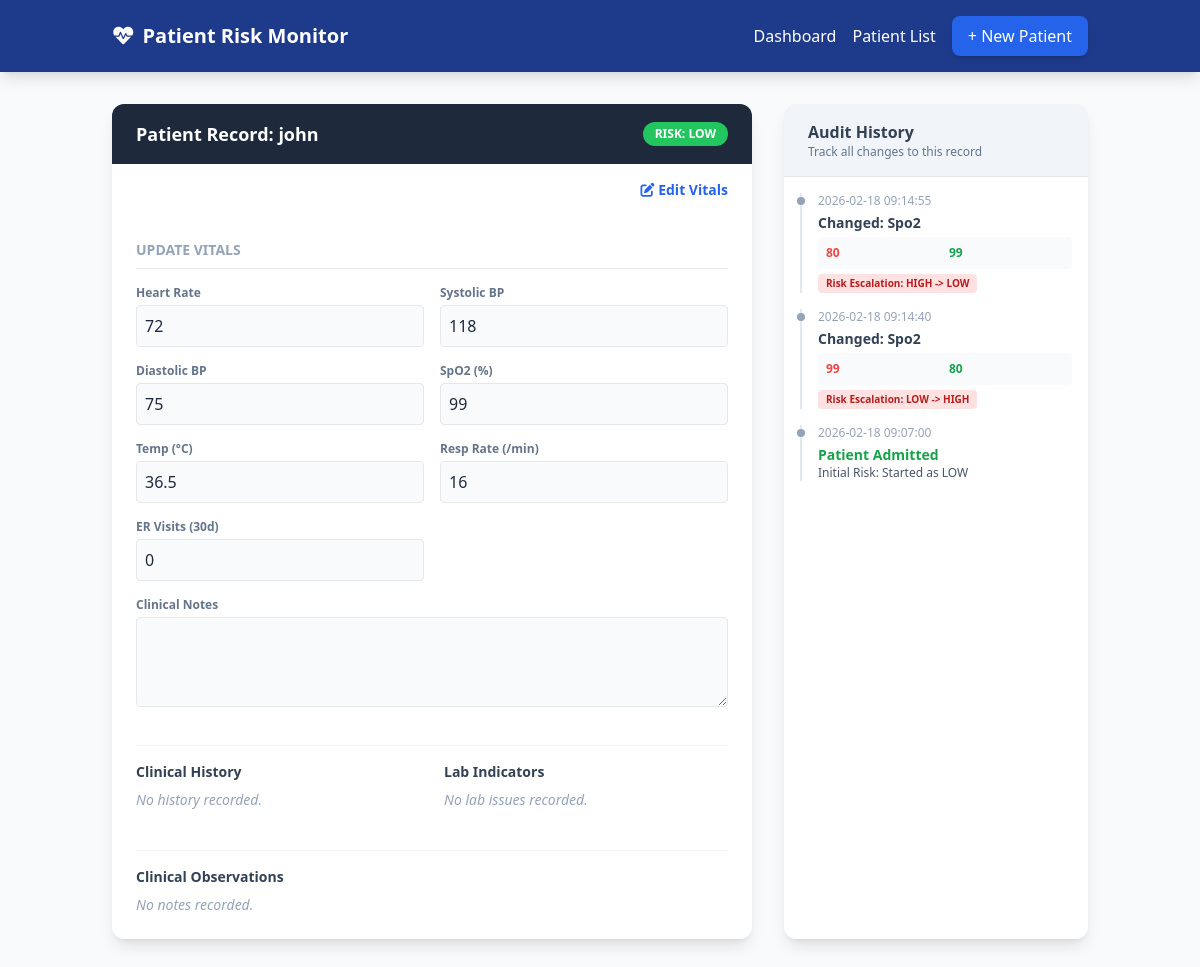
Page /patient/2 on the committed database.
### models.py (models this page shows, shortened)
class Patient(db.Model):
    id = db.Column(db.Integer, primary_key=True)
    name = db.Column(db.String(100), nullable=False)
    age = db.Column(db.Integer, nullable=False)
    gender = db.Column(db.String(10))
    admission_date = db.Column(db.DateTime, default=datetime.utcnow)
    heart_rate = db.Column(db.Integer)
    systolic_bp = db.Column(db.Integer)
    diastolic_bp = db.Column(db.Integer)
    spo2 = db.Column(db.Integer)
    temperature = db.Column(db.Float)
    respiratory_rate = db.Column(db.Integer)
    history = db.Column(db.Text, default="[]")
    lab_issues = db.Column(db.Text, default="[]")
    er_visits = db.Column(db.Integer, default=0)
    risk_score = db.Column(db.Integer, default=0)
    risk_label = db.Column(db.String(20), default="LOW")
    risk_notes = db.Column(db.Text, default="")
    notes = db.Column(db.Text, default="")
    logs = db.relationship('AuditLog', backref='patient', lazy=True, cascade="all, delete-orphan")
    @property
    def history_list(self):
        try:
            items = json.loads(self.history) if self.history else []
            return [i for i in items if i and i.strip()]
        except:
            return []
    @property
    def lab_issues_list(self):
        try:
            items = json.loads(self.lab_issues) if self.lab_issues else []
            return [i for i in items if i and i.strip()]
        except:
            return []
    @property
    def risk_notes_list(self):
        try:
            items = json.loads(self.risk_notes) if self.risk_notes else []
            return [i for i in items if i and i.strip()]
        except:
            return []

class AuditLog(db.Model):
    id = db.Column(db.Integer, primary_key=True)
    patient_id = db.Column(db.Integer, db.ForeignKey('patient.id'), nullable=False)
    timestamp = db.Column(db.DateTime, default=datetime.utcnow)
    field_changed = db.Column(db.String(50))
    old_value = db.Column(db.String(200))
    new_value = db.Column(db.String(200))
    risk_change = db.Column(db.String(100))

### app.py (the view)
@app.route('/patient/<int:id>')
def patient_details(id):
    patient = Patient.query.get_or_404(id)
    logs = sorted(patient.logs, key=lambda x: x.timestamp, reverse=True)
    field_labels = {
        'er_visits': 'ER Visits',
        'respiratory_rate': 'Respiratory Rate',
        'heart_rate': 'Heart Rate',
        'systolic_bp': 'Systolic BP',
        'diastolic_bp': 'Diastolic BP',
        'spo2': 'SpO2',
        'temperature': 'Temperature'
    }
    return render_template('patient_details.html', patient=patient, logs=logs, field_labels=field_labels)

### templates/patient_details.html (shortened to what this page needs)
{% extends "base.html" %}
{% block content %}
<div class="grid grid-cols-1 lg:grid-cols-3 gap-8">
    <div class="lg:col-span-2">
        <div class="bg-white rounded-xl shadow-lg overflow-hidden">
            <div class="bg-slate-800 px-6 py-4 flex justify-between items-center">
                <h2 class="text-white font-bold text-lg">Patient Record: {{ patient.name }}</h2>
                <span class="px-3 py-1 rounded-full text-xs font-bold
                    {% if patient.risk_label == 'HIGH' %} bg-red-500 text-white
                    {% elif patient.risk_label == 'MEDIUM' %} bg-yellow-500 text-black
                    {% else %} bg-green-500 text-white {% endif %}">
                    RISK: {{ patient.risk_label }}
                </span>
            </div>
            <div class="flex justify-end mb-4 px-6 pt-4">
                <button type="button" id="editBtn" onclick="toggleEdit()"
                    class="text-blue-600 hover:text-blue-800 font-bold text-sm">
                    <i class="fa-solid fa-pen-to-square"></i> Edit Vitals
                </button>
            </div>
            <form action="{{ url_for('update_patient', id=patient.id) }}" method="POST" class="p-6 space-y-4">
                <h3 class="text-sm font-bold text-slate-400 uppercase border-b pb-2">Update Vitals</h3>
                <div class="grid grid-cols-2 gap-4">
                    <div>
                        <label class="block text-xs font-bold text-slate-500 mb-1">Heart Rate</label>
                        <input type="number" name="heart_rate" value="{{ patient.heart_rate }}"
                            class="w-full border rounded p-2 bg-slate-50" readonly>
                    </div>
                    <div>
                        <label class="block text-xs font-bold text-slate-500 mb-1">Systolic BP</label>
                        <input type="number" name="systolic_bp" value="{{ patient.systolic_bp }}"
                            class="w-full border rounded p-2 bg-slate-50" readonly>
                    </div>
                    <div>
                        <label class="block text-xs font-bold text-slate-500 mb-1">Diastolic BP</label>
                        <input type="number" name="diastolic_bp" value="{{ patient.diastolic_bp }}"
                            class="w-full border rounded p-2 bg-slate-50" readonly>
                    </div>
                    <div>
                        <label class="block text-xs font-bold text-slate-500 mb-1">SpO2 (%)</label>
                        <input type="number" name="spo2" value="{{ patient.spo2 }}"
                            class="w-full border rounded p-2 bg-slate-50" readonly>
                    </div>
                    <div>
                        <label class="block text-xs font-bold text-slate-500 mb-1">Temp (°C)</label>
                        <input type="number" step="0.1" name="temperature" value="{{ patient.temperature }}"
                            class="w-full border rounded p-2 bg-slate-50" readonly>
                    </div>
                    <div>
                        <label class="block text-xs font-bold text-slate-500 mb-1">Resp Rate (/min)</label>
                        <input type="number" name="respiratory_rate" value="{{ patient.respiratory_rate }}"
                            class="w-full border rounded p-2 bg-slate-50" readonly>
                    </div>
                    <div>
                        <label class="block text-xs font-bold text-slate-500 mb-1">ER Visits (30d)</label>
                        <input type="number" name="er_visits" value="{{ patient.er_visits }}"
                            class="w-full border rounded p-2 bg-slate-50" readonly>
                    </div>
                    <div class="col-span-2">
                        <label class="block text-xs font-bold text-slate-500 mb-1">Clinical Notes</label>
                        <textarea name="notes" rows="3" class="w-full border rounded p-2 bg-slate-50"
                            readonly>{{ patient.notes }}</textarea>
                    </div>
                </div>
            </form>
            <div class="px-6 pb-6 pt-2">
                <hr class="border-slate-100 mb-4">
                <div class="grid grid-cols-1 md:grid-cols-2 gap-6">
                    <div>
                        <h3 class="text-sm font-bold text-slate-700 mb-2">Clinical History</h3>
                        {% if patient.history_list %}
                        <div class="flex flex-wrap gap-2">
                            {% for item in patient.history_list %}
                            <span
                                class="px-3 py-1 bg-blue-50 text-blue-700 rounded-lg text-sm font-medium border border-blue-100">
                                {{ item }}
                            </span>
                            {% endfor %}
                        </div>
                        {% else %}
                        <p class="text-sm text-slate-400 italic">No history recorded.</p>
                        {% endif %}
                    </div>
                    <div>
                        <h3 class="text-sm font-bold text-slate-700 mb-2">Lab Indicators</h3>
                        {% if patient.lab_issues_list %}
                        <div class="flex flex-wrap gap-2">
                            {% for item in patient.lab_issues_list %}
                            <span
                                class="px-3 py-1 bg-red-50 text-red-700 rounded-lg text-sm font-medium border border-red-100">
                                {{ item }}
                            </span>
                            {% endfor %}
                        </div>
                        {% else %}
                        <p class="text-sm text-slate-400 italic">No lab issues recorded.</p>
                        {% endif %}
                    </div>
                    <div class="md:col-span-2 mt-4 pt-4 border-t border-slate-100">
                        <h3 class="text-sm font-bold text-slate-700 mb-2">Clinical Observations</h3>
                        {% if patient.notes %}
                        <div
                            class="bg-yellow-50 p-3 rounded-lg border border-yellow-100 text-sm text-slate-700 text-left">
                            {{ patient.notes }}</div>
                        {% else %}
                        <p class="text-sm text-slate-400 italic">No notes recorded.</p>
                        {% endif %}
                    </div>
                </div>
            </div>
        </div>
    </div>
    <div class="lg:col-span-1">
        <div class="bg-white rounded-xl shadow-lg h-full overflow-hidden flex flex-col">
            <div class="bg-slate-100 px-6 py-4 border-b">
                <h3 class="font-bold text-slate-700">Audit History</h3>
                <p class="text-xs text-slate-500">Track all changes to this record</p>
            </div>
            <div class="overflow-y-auto p-4 space-y-4 max-h-[600px]">
                {% if logs %}
                {% for log in logs %}
                <div class="relative pl-4 border-l-2 border-slate-200">
                    <div class="absolute -left-[5px] top-1 w-2 h-2 rounded-full bg-slate-400"></div>
                    <p class="text-xs text-slate-400 mb-1">{{ log.timestamp.strftime('%Y-%m-%d %H:%M:%S') }}</p>
                    {% if log.field_changed == 'Creation' %}
                    <p class="text-sm font-bold text-green-600">Patient Admitted</p>
                    <p class="text-xs text-slate-600">Initial Risk: {{ log.risk_change }}</p>
                    {% else %}
                    <p class="text-sm font-bold text-slate-700">Changed: {{ field_labels.get(log.field_changed,
                        log.field_changed) | title }}</p>
                    <div class="text-xs grid grid-cols-2 gap-2 mt-1 bg-slate-50 p-2 rounded">
                        <div class="text-red-500 font-bold">{{ log.old_value }}</div>
                        <div class="text-green-600 font-bold">{{ log.new_value }}</div>
                    </div>
                    {% if "->" in log.risk_change and "No Change" not in log.risk_change %}
                    <div class="mt-1 inline-block px-2 py-0.5 bg-red-100 text-red-700 text-[10px] rounded font-bold">
                        Risk Escalation: {{ log.risk_change }}
                    </div>
                    {% endif %}
                    {% endif %}
                </div>
                {% endfor %}
                {% else %}
                <p class="text-center text-slate-400 py-4">No changes recorded yet.</p>
                {% endif %}
            </div>
        </div>
    </div>
</div>
{% endblock %}

### rows in the picture
Patient: name "john", risk_label "LOW", heart_rate "72", systolic_bp "118", diastolic_bp "75", spo2 "99", temperature "36.5", respiratory_rate "16", er_visits "0"
AuditLog: timestamp "2026-02-18 09:14:55", field_changed "Spo2", old_value "80", new_value "99", risk_change "HIGH -> LOW"
AuditLog: timestamp "2026-02-18 09:14:40", field_changed "Spo2", old_value "99", new_value "80", risk_change "LOW -> HIGH"
AuditLog: timestamp "2026-02-18 09:07:00", risk_change "Started as LOW"
